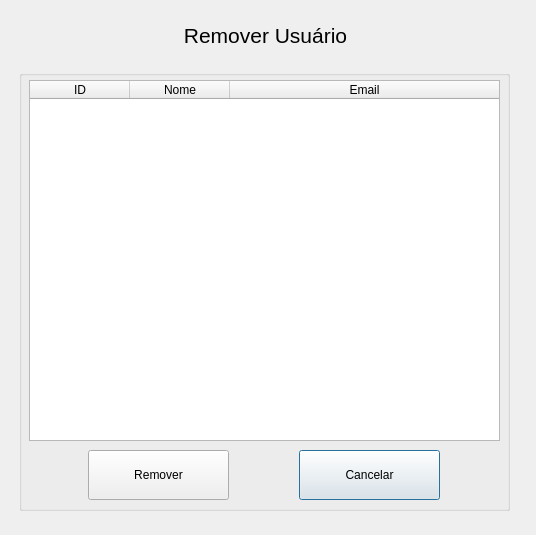
<?xml version="1.0" encoding="UTF-8"?>
<ui version="4.0">
 <class>DeleteUser</class>
 <widget class="QDialog" name="DeleteUser">
  <property name="geometry">
   <rect>
    <x>0</x>
    <y>0</y>
    <width>536</width>
    <height>535</height>
   </rect>
  </property>
  <property name="windowTitle">
   <string>Remover Usuário | Sistema de Controle de Comandas</string>
  </property>
  <widget class="QGroupBox" name="groupBox_userDelete">
   <property name="geometry">
    <rect>
     <x>19</x>
     <y>70</y>
     <width>491</width>
     <height>441</height>
    </rect>
   </property>
   <property name="title">
    <string/>
   </property>
   <widget class="QTableWidget" name="tableWidget_userDeleteFindShow">
    <property name="geometry">
     <rect>
      <x>10</x>
      <y>10</y>
      <width>471</width>
      <height>361</height>
     </rect>
    </property>
    <property name="editTriggers">
     <set>QAbstractItemView::NoEditTriggers</set>
    </property>
    <property name="showGrid">
     <bool>true</bool>
    </property>
    <attribute name="horizontalHeaderVisible">
     <bool>true</bool>
    </attribute>
    <attribute name="horizontalHeaderStretchLastSection">
     <bool>true</bool>
    </attribute>
    <attribute name="verticalHeaderVisible">
     <bool>false</bool>
    </attribute>
    <column>
     <property name="text">
      <string>ID</string>
     </property>
    </column>
    <column>
     <property name="text">
      <string>Nome</string>
     </property>
    </column>
    <column>
     <property name="text">
      <string>Email</string>
     </property>
    </column>
   </widget>
   <widget class="QPushButton" name="pushButton_userDeleteCancel">
    <property name="geometry">
     <rect>
      <x>280</x>
      <y>380</y>
      <width>141</width>
      <height>50</height>
     </rect>
    </property>
    <property name="text">
     <string>Cancelar</string>
    </property>
   </widget>
   <widget class="QPushButton" name="pushButton_userDelete">
    <property name="geometry">
     <rect>
      <x>69</x>
      <y>380</y>
      <width>141</width>
      <height>50</height>
     </rect>
    </property>
    <property name="text">
     <string>Remover</string>
    </property>
   </widget>
  </widget>
  <widget class="QLabel" name="label_userDeleteTitle">
   <property name="geometry">
    <rect>
     <x>20</x>
     <y>20</y>
     <width>491</width>
     <height>31</height>
    </rect>
   </property>
   <property name="font">
    <font>
     <pointsize>16</pointsize>
    </font>
   </property>
   <property name="text">
    <string>Remover Usuário</string>
   </property>
   <property name="alignment">
    <set>Qt::AlignCenter</set>
   </property>
  </widget>
 </widget>
 <resources/>
 <connections/>
</ui>
